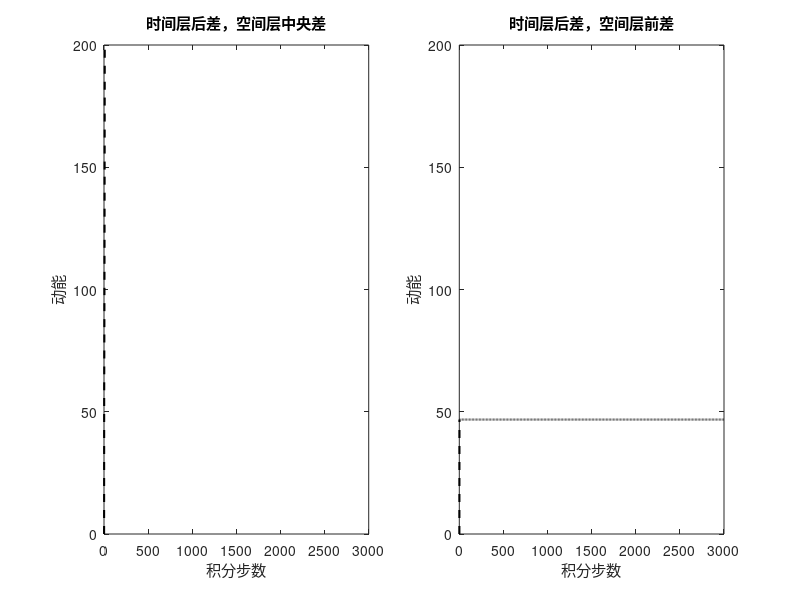

This chart was generated by the following MATLAB code:
clear;clc;
%初始条件
nlon = 20;
ntime = 3000;
dx = 0.05;
dt = 0.004;
c = 2.5;
u1 = zeros(nlon,ntime);
u1(:,1) = sin((1:nlon) * pi * dx)+1.5;
uk1 = zeros(ntime,1);

% 时间层采用后差，空间层中央差分
for step_id = 2:ntime 
    for lon_id = 2:nlon-1
            u1(lon_id,step_id) = u1(lon_id,step_id-1  ) - 0.5*c*dt/dx * ...
                    (u1(lon_id+1,step_id)-u1(lon_id-1,step_id));
            uk1(step_id) = uk1(step_id) + u1(lon_id,step_id)^2/2;
    end
            
        u1(lon_id,step_id) = u1(lon_id,step_id-1);
        u1(1,step_id) = u1(1,step_id-1);
        uk1(step_id) = uk1(step_id) + u1(lon_id,step_id)^2/2 ...
                            + u1(1,step_id-1)^2/2;
end

u2 = zeros(nlon,ntime);
u2(:,1) = sin((1:nlon) * pi * dx)+1.5;
uk2 = zeros(ntime,1);
% 时间层采用后差，空间层前差
for step_id = 2:ntime 
    for lon_id = 2:nlon-1
            u2(lon_id,step_id) = u2(lon_id,step_id-1  ) - c*dt/dx * ...
                    (u2(lon_id+1,step_id)-u2(lon_id,step_id));
            uk2(step_id) = uk2(step_id) + u2(lon_id,step_id)^2/2;
    end
            
        u2(lon_id,step_id) = u2(lon_id,step_id-1);
        u2(1,step_id) = u2(1,step_id-1);
        uk2(step_id) = uk2(step_id) + u2(lon_id,step_id)^2/2 ...
                            + u2(1,step_id-1)^2/2;
end

figure('Units','centimeter','Position',[5 5 32 10]);

subplot(1,2,1)
plot(1:ntime,uk1,'--k','linewidth',1.5);
title("时间层后差，空间层中央差");
ylim([0 200])
xlabel('积分步数')
ylabel('动能')

subplot(1,2,2)
plot(1:ntime,uk2,'--k','linewidth',1.5);
title("时间层后差，空间层前差");
ylim([0 200])
xlabel('积分步数')
ylabel('动能')
